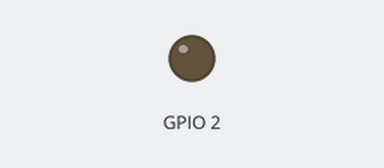
A sketch run on a simulated ESP32. Parts: output pins drawn as LEDs (lit = HIGH).

Above: at 2.5 s.
At 7.5 s:
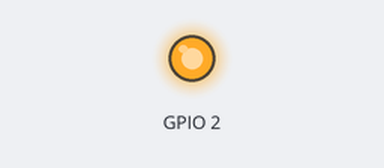
Timing chart, 0 to 13.0 s (numbered marks = the images above):
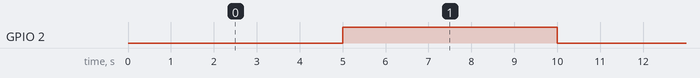

The sketch:

26.TimerCode.ino
```cpp
hw_timer_t * timer = NULL;   // timer object
volatile bool ledState = false;   // shared variable for ISR

void IRAM_ATTR onTimer() {
    ledState = !ledState;    // toggle LED state
}

void setup() {
    pinMode(2, OUTPUT);

    // Step 1: Create timer
    timer = timerBegin(
        0,      // timer number (0–3)
        80,     // prescaler → 80MHz / 80 = 1MHz → 1 tick = 1 microsecond
        true    // count up
    );

    // Step 2: Attach interrupt function
    timerAttachInterrupt(
        timer,
        &onTimer,
        true      // edge triggered
    );

    // Step 3: Set alarm (period)
    timerAlarmWrite(
        timer,
        5000000,  // 1,000,000 microseconds = 1 second
        true      // autoreload after interrupt
    );

    // Step 4: Start timer
    timerAlarmEnable(timer);
}

void loop() {
    digitalWrite(2, ledState); // update LED based on ISR
}
```

Measured:
- by itself, GPIO 2: alternates HIGH for 5.0 s and LOW for 5.0 s
